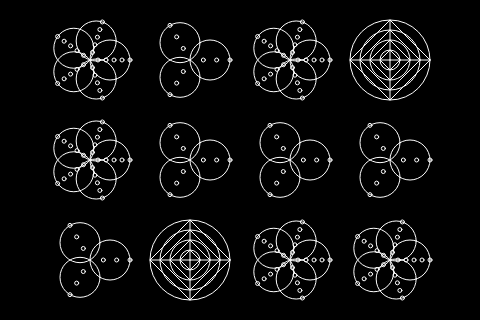
Frame 1 (no input)
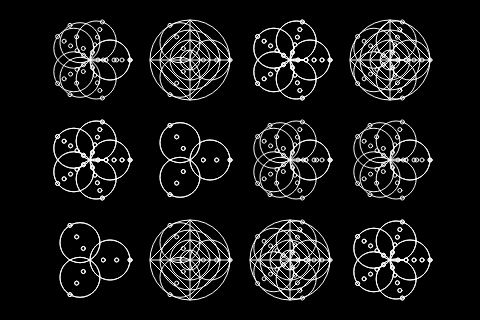
Frame 2 (the mouse pressed at the canvas centre, redrawn once)

The p5.js sketch that drew these frames (run headless with seeded random() and noise() and a simulated clock; the mouse was pressed at the canvas centre and the sketch redrawn once):

// p5.js sketch
// ── sketch.js
console.log("Hello p5.js!!");

const DEG_TO_RAD = Math.PI / 180;

// 初期化
function setup(){
	console.log("setup");
	createCanvas(480, 320);
	noLoop();
	background(0);

	stroke(255, 255, 255);
	strokeWeight(1);
	noFill();
}

// 連続処理
function draw(){
	console.log("draw");

	let rMax = 3;
	let cMax = 4;
	let padding = 100;

	let startX = width / 2 - (cMax-1) * padding / 2;
	let startY = height / 2 - (rMax-1) * padding / 2;

	for(let r=0; r<rMax; r++){
		for(let c=0; c<cMax; c++){
			let cX = c * padding + startX;
			let cY = r * padding + startY;
			let crystal = new Crystal(cX, cY);
			crystal.draw();
		}
	}
}

class Shape{

	constructor(cX, cY){
		this.cX = cX;
		this.cY = cY;
	}
}

class Crystal extends Shape{

	constructor(cX, cY){
		super(cX, cY);
	}

	draw(){

		let steps = floor(random(3, 6));
		if(steps % 2 == 0){
			this.drawA(40, steps);
			this.drawB(40, steps);
			this.drawC(40, steps);
		}else{
			this.drawD(40, steps);
			this.drawE(40, steps);
		}
	}

	drawA(radius, steps){
		let d = radius / steps;
		for(let i=0; i<steps; i++){
			let r = radius - d * i;
			ellipse(this.cX, this.cY, r*2, r*2);
		}
	}

	drawB(radius, steps){
		let p = 360 / steps;
		for(let i=0; i<steps; i++){
			let radian = p * i * DEG_TO_RAD;
			let x = this.cX + radius * Math.cos(radian);
			let y = this.cY + radius * Math.sin(radian);
			line(this.cX, this.cY, x, y);
		}
	}

	drawC(radius, steps){
		let d = radius / steps;
		let p = 360 / steps;
		for(let i=0; i<steps; i++){
			let r = radius - d * i;
			beginShape();
			for(let s=0; s<=steps; s++){
				let radian = p * s * DEG_TO_RAD;
				let x = this.cX + r * Math.cos(radian);
				let y = this.cY + r * Math.sin(radian);
				vertex(x, y);
			}
			endShape();
		}
	}

	drawD(radius, steps){
		let d = radius / steps;
		let p = 360 / steps;
		for(let i=0; i<steps; i++){
			let r = radius - d * i;
			for(let s=0; s<steps; s++){
				let radian = p * s * DEG_TO_RAD;
				let x = this.cX + r * Math.cos(radian);
				let y = this.cY + r * Math.sin(radian);
				ellipse(x, y, 4, 4);
			}
		}
	}

	drawE(radius, steps){
		let d = radius / steps;
		let p = 360 / steps;
		for(let s=0; s<steps; s++){
			let radian = p * s * DEG_TO_RAD;
			let x = this.cX + radius * Math.cos(radian) / 2;
			let y = this.cY + radius * Math.sin(radian) / 2;
			ellipse(x, y, radius, radius);
		}
	}
}
